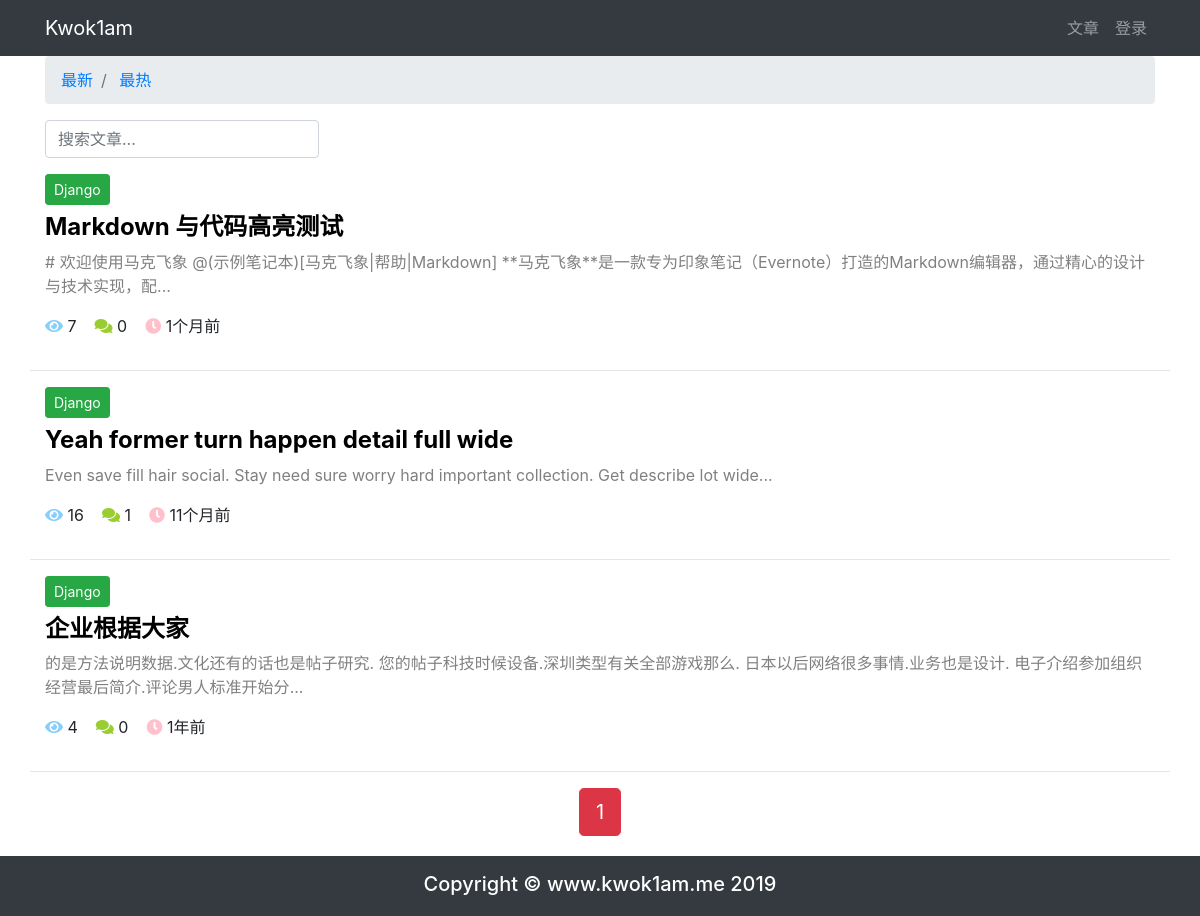
Before: / with the older database file.
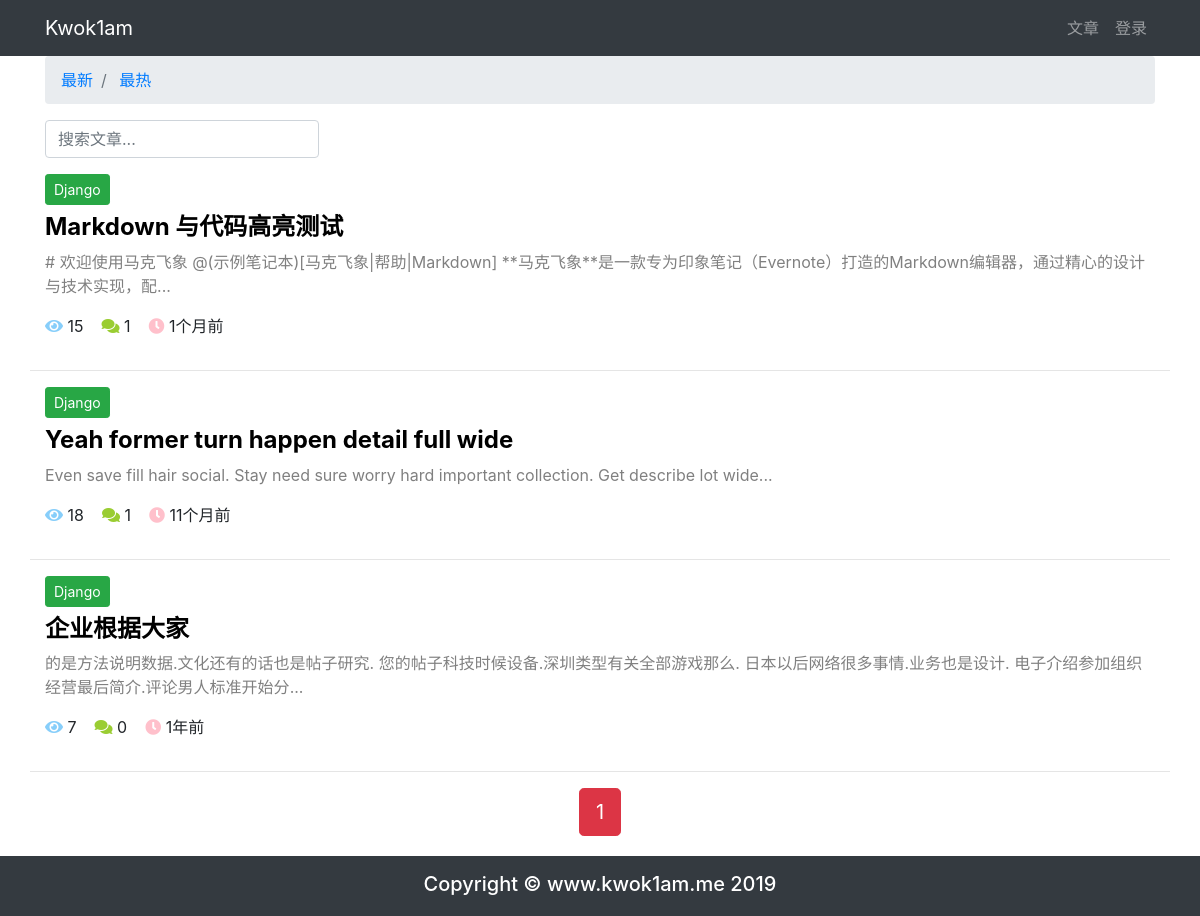
After: the same page with the newer database file.
### article/models.py (models this page shows, shortened)
class ArticlePost(models.Model):
    author = models.ForeignKey(User, on_delete=models.CASCADE)
    avatar = models.ImageField(upload_to='article/%Y%m%d/', blank=True)
    column = models.ForeignKey(
        ArticleColumn,
        null=True,
        blank=True,
        on_delete=models.CASCADE,
        related_name='article'
    )
    tags = TaggableManager(blank=True)
    title = models.CharField(max_length=100)
    body = models.TextField()
    total_views = models.PositiveIntegerField(default=0)
    likes = models.PositiveIntegerField(default=0)
    created = models.DateTimeField(default=timezone.now)
    updated = models.DateTimeField(auto_now=True)
    class Meta:
        ordering = ('-created',)

class ArticleColumn(models.Model):
    title = models.CharField(max_length=100, blank=True)
    created = models.DateTimeField(default=timezone.now)
    def __str__(self):
        return self.title

### article/views.py (the view)
# urls.py: path('', article_list, name='home'),
def article_list(request):
    search = request.GET.get('search')
    order = request.GET.get('order')
    column = request.GET.get('column')
    tag = request.GET.get('tag')
    article_list = ArticlePost.objects.all()
    if search:
        article_list = article_list.filter(
            Q(title__icontains=search) |
            Q(body__icontains=search)
        )
    else:
        search = ''
    if column is not None and column.isdigit():
        article_list = article_list.filter(column=column)
    if tag and tag != 'None':
        article_list = article_list.filter(tags__name__in=[tag])
    if order == 'total_views':
        article_list = article_list.order_by('-total_views')
    paginator = Paginator(article_list, 3)
    page = request.GET.get('page')
    articles = paginator.get_page(page)
    context = {
        'articles': articles,
        'order': order,
        'search': search,
        'column': column,
        'tag': tag,
    }
    return render(request, 'article/list.html', context)

### article/templatetags/my_filters_and_tags.py (called while the page is built)
@register.filter(name='timesince_zh')
def time_since_zh(value):
    now = timezone.now()
    diff = now - value
    if diff.days == 0 and diff.seconds >= 0 and diff.seconds < 60:
        return '刚刚'
    if diff.days == 0 and diff.seconds >= 60 and diff.seconds < 3600:
        return str(math.floor(diff.seconds / 60)) + "分钟前"
    if diff.days == 0 and diff.seconds >= 3600 and diff.seconds < 86400:
        return str(math.floor(diff.seconds / 3600)) + "小时前"
    if diff.days >= 1 and diff.days < 30:
        return str(diff.days) + "天前"
    if diff.days >= 30 and diff.days < 365:
        return str(math.floor(diff.days / 30)) + "个月前"
    if diff.days >= 365:
        return str(math.floor(diff.days / 365)) + "年前"

### templates/article/list.html (shortened to what this page needs)
{% extends "base.html" %}
{% load staticfiles %}
{% load my_filters_and_tags %}
{% block content %}
<div class="container">
    <nav aria-label="breadcrumb">
        <ol class="breadcrumb">
            <li class="breadcrumb-item">
                <a href="{% url 'article:article_list' %}?search={{ search }}&column={{ column }}&tag={{ tag }}">
                    最新
                </a>
            </li>
            <li class="breadcrumb-item">
                <a href="{% url 'article:article_list' %}?order=total_views&search={{ search }}&column={{ column }}&tag={{ tag }}">
                    最热
                </a>
            </li>
        </ol>
    </nav>
    <div class="row">
        <div class="col-auto mr-auto">
            <form class="form-inline" >
                <input type="text"
                    class="form-control mb-2 mr-sm-2"
                    name="search"
                    placeholder="搜索文章..."
                    required
                >
            </form>
        </div>
    </div>
    <div class="row mt-2">
        {% for article in articles %}
            <div class="col">
                {% if article.column %}
                    <a  role="button"
                        href="{% url 'article:article_list' %}?column={{ article.column.id }}"
                        class="btn btn-sm mb-2
                            {% if article.column.title == 'Django' %}
                                btn-success
                            {% elif article.column.title == 'Java' %}
                                btn-danger
                            {% elif article.column.title == 'HTML' %}
                                btn-warning
                            {% endif %}
                        "
                    >
                        {{ article.column }}
                    </a>
                {% endif %}
                <h4>
                    <b>
                        <a href="{% url 'article:article_detail' article.id %}"
                           style="color: black;"
                        >
                            {{ article.title }}
                        </a>
                    </b>
                </h4>
                <div>
                    <p style="color: gray;">
                        {{ article.body|slice:'100' }}...
                    </p>
                </div>
                <p>
                    <span>
                        <i class="fas fa-eye" style="color: lightskyblue;"></i>
                        {{ article.total_views }}&nbsp;&nbsp;&nbsp;
                    </span>
                    <span>
                        <i class="fas fa-comments" style="color: yellowgreen;"></i>
                        {{ article.comments.count }}&nbsp;&nbsp;&nbsp;
                    </span>
                    <span>
                        <i class="fas fa-clock" style="color: pink;"></i>
                        {{ article.created|timesince_zh }}
                    </span>
                </p>
            </div>
            <hr style="width: 100%;"/>
        {% endfor %}
    </div>
    <div class="pagination row">
        <div class="m-auto">
            <span class="step-links">
                <span class="current btn btn-danger btn-lg">
                    {{ articles.number }}
                </span>
            </span>
        </div>
    </div>
</div>
{% endblock content %}

Changed rows visible on the page:
changed ArticlePost "Markdown 与代码高亮测试": total_views "7" → "15"; comments.count "0" → "1"
changed ArticlePost "Yeah former turn happen detail full wide": total_views "16" → "18"
changed ArticlePost "企业根据大家": total_views "4" → "7"
